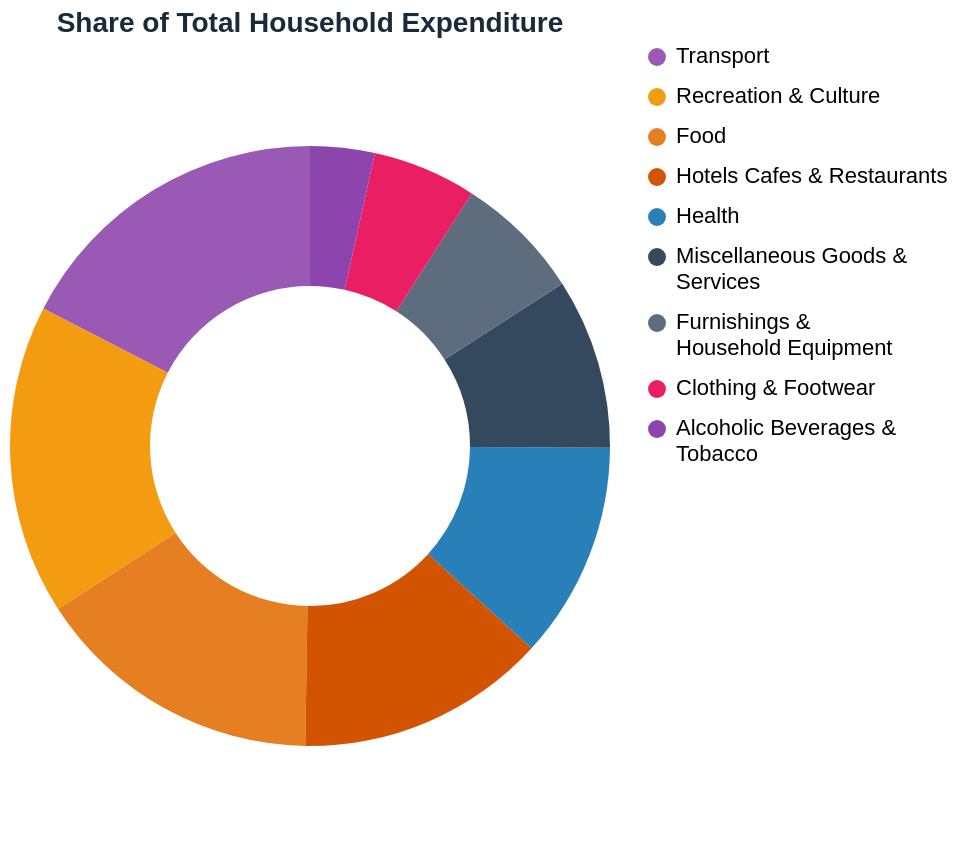

Vega-Lite specification stored for this chart:
### Vega-Lite specification from a JSON file in a GitHub repository (floating-point values rounded to 4 significant figures)
{"$schema": "https://vega.github.io/schema/vega-lite/v5.json", "title": {"text": "Share of Total Household Expenditure", "fontSize": 14, "fontWeight": 600, "color": "#1a2a3a"}, "width": "container", "height": 400, "config": {"view": {"stroke": "transparent"}}, "data": {"values": [{"category": "Transport", "amount": 14010.0, "color_order": 1}, {"category": "Recreation & Culture", "amount": 13440.0, "color_order": 2}, {"category": "Food", "amount": 12560.0, "color_order": 3}, {"category": "Hotels Cafes & Restaurants", "amount": 10830.0, "color_order": 4}, {"category": "Health", "amount": 9396.0, "color_order": 5}, {"category": "Miscellaneous Goods & Services", "amount": 7392.0, "color_order": 6}, {"category": "Furnishings & Household Equipment", "amount": 5495.0, "color_order": 7}, {"category": "Clothing & Footwear", "amount": 4498.0, "color_order": 8}, {"category": "Alcoholic Beverages & Tobacco", "amount": 2794.0, "color_order": 9}]}, "mark": {"type": "arc", "innerRadius": 80, "tooltip": {"content": "data"}}, "encoding": {"theta": {"field": "amount", "type": "quantitative", "stack": true}, "color": {"field": "category", "type": "nominal", "scale": {"domain": ["Transport", "Recreation & Culture", "Food", "Hotels Cafes & Restaurants", "Health", "Miscellaneous Goods & Services", "Furnishings & Household Equipment", "Clothing & Footwear", "Alcoholic Beverages & Tobacco"], "range": ["#9b59b6", "#f39c12", "#e67e22", "#d35400", "#2980b9", "#34495e", "#5d6d7e", "#e91e63", "#8e44ad"]}, "legend": {"orient": "right", "title": null, "labelFontSize": 11, "symbolSize": 80, "rowPadding": 8, "labelExpr": "datum.label == 'Furnishings & Household Equipment' ? ['Furnishings &', 'Household Equipment'] : datum.label == 'Miscellaneous Goods & Services' ? ['Miscellaneous Goods &', 'Services'] : datum.label == 'Alcoholic Beverages & Tobacco' ? ['Alcoholic Beverages &', 'Tobacco'] : datum.label"}}, "tooltip": [{"field": "category", "type": "nominal", "title": "Category"}, {"field": "amount", "type": "quantitative", "title": "Amount (AUD Mn)", "format": ",.1f"}, {"field": "percentage", "type": "quantitative", "title": "Share (%)", "format": ".1%"}]}, "transform": [{"window": [{"op": "sum", "field": "amount", "as": "total"}], "frame": [null, null]}, {"calculate": "datum.amount / datum.total", "as": "percentage"}]}
